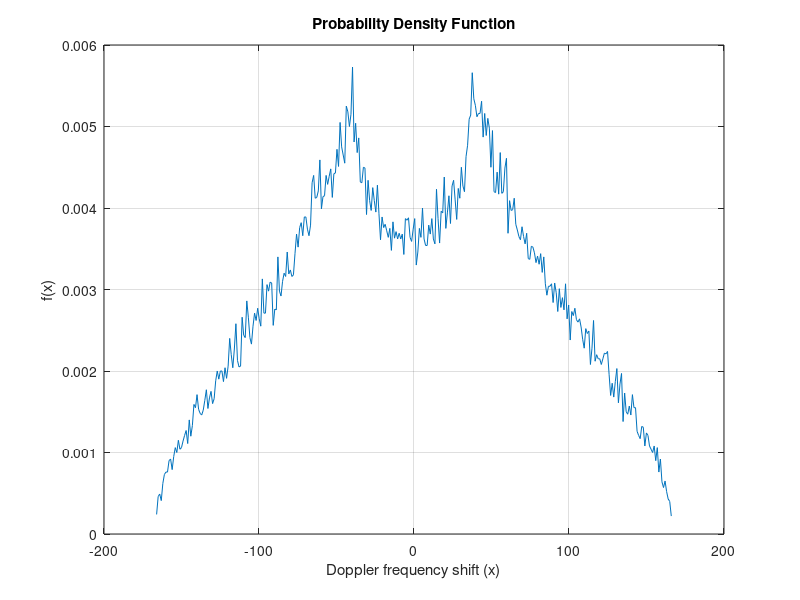
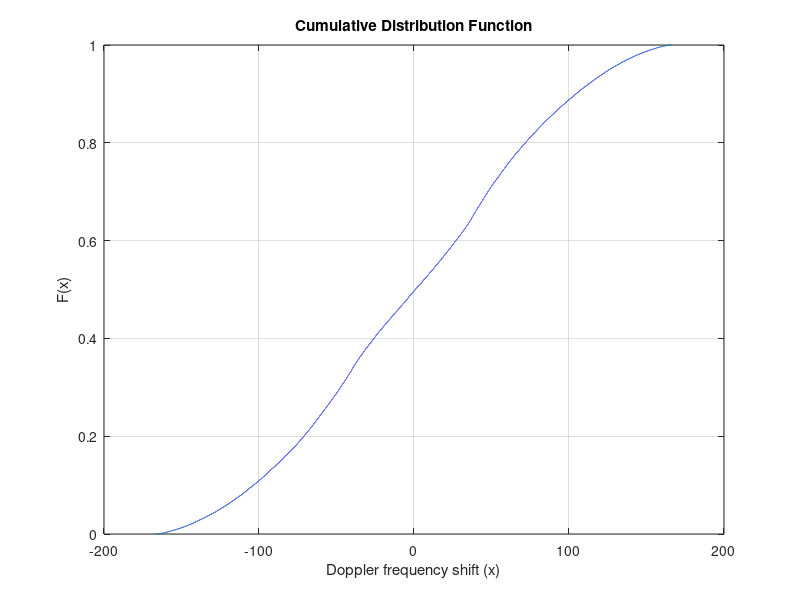

Here is the MATLAB script that generated these plots, in order:
clear; clc;

samples_number = 100000; intervals_number = floor((90000/3600)/0.15)*2;
fc = 2 * 10^9;
wavelength = 3 * 10^8 / fc;

doppler_frequency_shift = [];

for i=1:samples_number
    doppler_frequency_shift(end+1) = (((20000/3600)+(70000/3600)*rand())/wavelength)*cos(-pi+2*pi*rand());
end

[y, x] = hist(doppler_frequency_shift, intervals_number);
figure(1);
plot(x, y./samples_number);
xlabel('Doppler frequency shift (x)'); ylabel('f(x)');
title('Probability Density Function');
grid on;
figure(2);
cdfplot(doppler_frequency_shift);
xlabel('Doppler frequency shift (x)');
title('Cumulative Distribution Function');